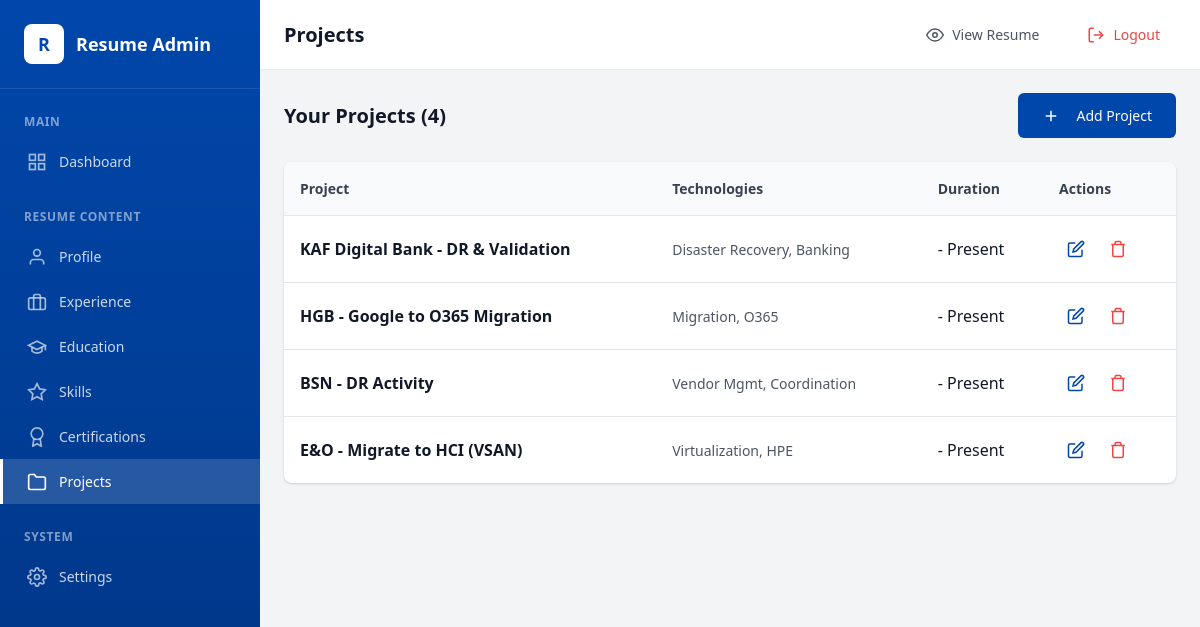
The app's page /admin/projects.php (signed in) with its own data.
### tables this page shows
CREATE TABLE IF NOT EXISTS projects (
    id INT AUTO_INCREMENT PRIMARY KEY,
    project_name VARCHAR(255) NOT NULL,
    description TEXT,
    technologies_used VARCHAR(500),
    project_url VARCHAR(500),
    start_date DATE,
    end_date DATE,
    display_order INT DEFAULT 0,
    created_at TIMESTAMP DEFAULT CURRENT_TIMESTAMP,
    updated_at TIMESTAMP DEFAULT CURRENT_TIMESTAMP ON UPDATE CURRENT_TIMESTAMP
);

### includes/functions.php (called while the page is built, shortened)
<?php
require_once __DIR__ . '/config.php';
function getProjects() {
    $pdo = getDB();
    $stmt = $pdo->query("SELECT * FROM projects ORDER BY display_order ASC, start_date DESC");
    return $stmt->fetchAll();
}
function formatDate($date, $format = 'M Y') {
    if (empty($date)) return '';
    return date($format, strtotime($date));
}
function formatDateRange($startDate, $endDate, $isCurrent = false) {
    $start = formatDate($startDate);
    $end = formatDate($endDate);
    return $start . ' - ' . ($end ?: 'Present');
}

### includes/config.php (called while the page is built, shortened)
<?php
function e($string) {
    return htmlspecialchars($string ?? '', ENT_QUOTES, 'UTF-8');
}

### admin/projects.php (the view, shortened to what this page needs)
<?php
require_once __DIR__ . '/../includes/config.php';
require_once __DIR__ . '/../includes/functions.php';
$allProjects = getProjects();
$totalItems = count($allProjects);
$itemsPerPage = 5;
$totalPages = (int)ceil($totalItems / $itemsPerPage);
$currentPage = (int)(isset($_GET['page']) ? max(1, min((int)$_GET['page'], $totalPages)) : 1);
$offset = ($currentPage - 1) * $itemsPerPage;
$projects = array_slice($allProjects, $offset, $itemsPerPage);
?>
<!DOCTYPE html>
<html lang="en">
<head>
    <link rel="stylesheet" href="<?= CSS_URL ?>/base.css">
    <link rel="stylesheet" href="<?= CSS_URL ?>/dashboard.css">
</head>
<body>
    <div class="dashboard">
        <?php include __DIR__ . '/includes/sidebar.php'; ?>
        <main class="main-content">
            <header class="topbar">
                <div class="topbar-left">
                    <h1 class="page-title">Projects</h1>
                </div>
                <div class="topbar-right">
                    <a href="../resume.php" class="topbar-btn" target="_blank">
                        <svg width="18" height="18" viewBox="0 0 24 24" fill="none" stroke="currentColor" stroke-width="2">
                            <path d="M1 12s4-8 11-8 11 8 11 8-4 8-11 8-11-8-11-8z"></path>
                            <circle cx="12" cy="12" r="3"></circle>
                        </svg>
                        <span>View Resume</span>
                    </a>
                    <a href="logout.php" class="topbar-btn logout-btn">
                        <svg width="18" height="18" viewBox="0 0 24 24" fill="none" stroke="currentColor" stroke-width="2">
                            <path d="M9 21H5a2 2 0 0 1-2-2V5a2 2 0 0 1 2-2h4"></path>
                            <polyline points="16 17 21 12 16 7"></polyline>
                            <line x1="21" y1="12" x2="9" y2="12"></line>
                        </svg>
                        <span>Logout</span>
                    </a>
                </div>
            </header>
            <div class="page-content">
                <div class="content-header">
                    <h3 class="content-title" style="font-size: var(--text-xl);">Your Projects (<?= $totalItems ?>)</h3>
                    <button class="btn btn-primary" onclick="openModal()">
                        <svg width="18" height="18" viewBox="0 0 24 24" fill="none" stroke="currentColor" stroke-width="2" style="margin-right: var(--space-2);">
                            <line x1="12" y1="5" x2="12" y2="19"></line>
                            <line x1="5" y1="12" x2="19" y2="12"></line>
                        </svg>
                        Add Project
                    </button>
                </div>
                <?php if (empty($allProjects)): ?>
                    <div class="card">
                        <div class="empty-state">
                            <svg viewBox="0 0 24 24" fill="none" stroke="currentColor" stroke-width="1">
                                <path d="M22 19a2 2 0 0 1-2 2H4a2 2 0 0 1-2-2V5a2 2 0 0 1 2-2h5l2 3h9a2 2 0 0 1 2 2z"></path>
                            </svg>
                            <p>No projects added yet.</p>
                            <button class="btn btn-primary" onclick="openModal()" style="margin-top: var(--space-4);">Add Your First Project</button>
                        </div>
                    </div>
                <?php else: ?>
                    <div class="data-table-wrapper">
                        <table class="data-table">
                            <thead>
                                <tr>
                                    <th>Project</th>
                                    <th>Technologies</th>
                                    <th>Duration</th>
                                    <th>Actions</th>
                                </tr>
                            </thead>
                            <tbody>
                                <?php foreach ($projects as $project): ?>
                                    <tr>
                                        <td>
                                            <strong><?= e($project['project_name']) ?></strong>
                                        </td>
                                        <td>
                                            <?php if ($project['technologies_used']): ?>
                                                <small style="color: var(--gray-600);"><?= e($project['technologies_used']) ?></small>
                                            <?php else: ?>
                                                -
                                            <?php endif; ?>
                                        </td>
                                        <td><?= formatDateRange($project['start_date'], $project['end_date']) ?: '-' ?></td>
                                        <td>
                                            <div class="table-actions">
                                                <button class="table-btn edit" title="Edit" onclick="editProject(<?= htmlspecialchars(json_encode($project), ENT_QUOTES, 'UTF-8') ?>)">
                                                    <svg viewBox="0 0 24 24" fill="none" stroke="currentColor" stroke-width="2"><path d="M11 4H4a2 2 0 0 0-2 2v14a2 2 0 0 0 2 2h14a2 2 0 0 0 2-2v-7"></path><path d="M18.5 2.5a2.121 2.121 0 0 1 3 3L12 15l-4 1 1-4 9.5-9.5z"></path></svg>
                                                </button>
                                                <button type="button" class="table-btn delete" title="Delete" onclick="confirmDelete(<?= $project['id'] ?>, '<?= e($project['project_name']) ?>')">
                                                    <svg viewBox="0 0 24 24" fill="none" stroke="currentColor" stroke-width="2"><polyline points="3 6 5 6 21 6"></polyline><path d="M19 6v14a2 2 0 0 1-2 2H7a2 2 0 0 1-2-2V6m3 0V4a2 2 0 0 1 2-2h4a2 2 0 0 1 2 2v2"></path></svg>
                                                </button>
                                            </div>
                                        </td>
                                    </tr>
                                <?php endforeach; ?>
                            </tbody>
                        </table>
                    </div>
                <?php endif; ?>
            </div>
        </main>
    </div>
</body>
</html>

### assets/css/base.css (style rules this page uses)
:root { --primary: #0047AB; --primary-dark: #003380; --primary-light: #1E5DC8; --primary-hover: #0056D2; --white: #FFFFFF; --gray-50: #F9FAFB; --gray-100: #F3F4F6; --gray-200: #E5E7EB; --gray-300: #D1D5DB; --gray-400: #9CA3AF; --gray-500: #6B7280; --gray-600: #4B5563; --gray-700: #374151; --gray-800: #1F2937; --gray-900: #111827; --black: #000000; --success: #10B981; --success-light: #D1FAE5; --warning: #F59E0B; --warning-light: #FEF3C7; --danger: #EF4444; --danger-light: #FEE2E2; --info: #3B82F6; --info-light: #DBEAFE; --font-family: 'Segoe UI', Tahoma, Geneva, Verdana, sans-serif; --font-family-mono: 'Consolas', 'Monaco', monospace; --text-xs: 0.75rem; --text-sm: 0.875rem; --text-base: 1rem; --text-lg: 1.125rem; --text-xl: 1.25rem; --text-2xl: 1.5rem; --text-3xl: 1.875rem; --text-4xl: 2.25rem; --text-5xl: 3rem; --font-light: 300; --font-normal: 400; --font-medium: 500; --font-semibold: 600; --font-bold: 700; --leading-none: 1; --leading-tight: 1.25; --leading-snug: 1.375; --leading-normal: 1.5; --leading-relaxed: 1.625; --leading-loose: 2; --space-1: 0.25rem; --space-2: 0.5rem; --space-3: 0.75rem; --space-4: 1rem; --space-5: 1.25rem; --space-6: 1.5rem; --space-8: 2rem; --space-10: 2.5rem; --space-12: 3rem; --space-16: 4rem; --space-20: 5rem; --rounded-sm: 0.125rem; --rounded: 0.25rem; --rounded-md: 0.375rem; --rounded-lg: 0.5rem; --rounded-xl: 0.75rem; --rounded-2xl: 1rem; --rounded-full: 9999px; --shadow-sm: 0 1px 2px 0 rgba(0, 0, 0, 0.05); --shadow: 0 1px 3px 0 rgba(0, 0, 0, 0.1), 0 1px 2px 0 rgba(0, 0, 0, 0.06); --shadow-md: 0 4px 6px -1px rgba(0, 0, 0, 0.1), 0 2px 4px -1px rgba(0, 0, 0, 0.06); --shadow-lg: 0 10px 15px -3px rgba(0, 0, 0, 0.1), 0 4px 6px -2px rgba(0, 0, 0, 0.05); --shadow-xl: 0 20px 25px -5px rgba(0, 0, 0, 0.1), 0 10px 10px -5px rgba(0, 0, 0, 0.04); --transition-fast: 150ms ease-in-out; --transition-normal: 300ms ease-in-out; --transition-slow: 500ms ease-in-out; --z-dropdown: 1000; --z-sticky: 1020; --z-fixed: 1030; --z-modal-backdrop: 1040; --z-modal: 1050; --z-tooltip: 1060; }
*, *::before, *::after { box-sizing: border-box; margin: 0; padding: 0; }
html { font-size: 16px; scroll-behavior: smooth; -webkit-text-size-adjust: 100%; }
body { font-family: var(--font-family); font-size: var(--text-base); font-weight: var(--font-normal); line-height: var(--leading-normal); color: var(--gray-900); background-color: var(--gray-50); -webkit-font-smoothing: antialiased; -moz-osx-font-smoothing: grayscale; min-height: 100vh; }
a { color: inherit; text-decoration: none; }
img, picture, video, canvas, svg { display: block; max-width: 100%; height: auto; }
input, button, textarea, select { font: inherit; color: inherit; }
button { cursor: pointer; background: none; border: none; }
table { border-collapse: collapse; border-spacing: 0; width: 100%; }
h1, h2, h3, h4, h5, h6 { font-weight: var(--font-bold); line-height: var(--leading-tight); color: var(--gray-900); margin-bottom: var(--space-4); }
h1 { font-size: var(--text-4xl); }
h3 { font-size: var(--text-2xl); }
small { font-size: var(--text-sm); }
strong, b { font-weight: var(--font-bold); }
.btn { display: inline-flex; align-items: center; justify-content: center; gap: var(--space-2); padding: var(--space-3) var(--space-6); font-size: var(--text-sm); font-weight: var(--font-medium); border-radius: var(--rounded-md); cursor: pointer; transition: all var(--transition-fast); border: none; text-decoration: none; }
.btn-primary { background-color: var(--primary); color: var(--white); }

### records on screen
projects: project_name "KAF Digital Bank - DR & Validation", technologies_used "Disaster Recovery, Banking", start_date+end_date "- Present"
projects: project_name "HGB - Google to O365 Migration", technologies_used "Migration, O365", start_date+end_date "- Present"
projects: project_name "BSN - DR Activity", technologies_used "Vendor Mgmt, Coordination", start_date+end_date "- Present"
projects: project_name "E&O - Migrate to HCI (VSAN)", technologies_used "Virtualization, HPE", start_date+end_date "- Present"

### other values on screen
$totalItems "4"
